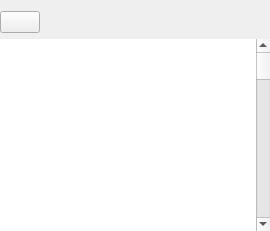
         <widget class="QWidget" name="tab_7">
          <layout class="QVBoxLayout" name="verticalLayout_4">
           <property name="leftMargin">
            <number>0</number>
           </property>
           <property name="rightMargin">
            <number>0</number>
           </property>
           <property name="bottomMargin">
            <number>0</number>
           </property>
           <item>
            <layout class="QHBoxLayout" name="procsToolbar">
             <item>
              <widget class="QPushButton" name="cmdProcsBack">
               <property name="enabled">
                <bool>true</bool>
               </property>
               <property name="text">
                <string />
               </property>
               <property name="icon">
                <iconset theme="go-previous">
                 <normaloff>../../../../../../../../../../../../../../../../../../../../../../../../../../../../../../../../../../../../../../../../../../../../../../../../../../../../../../../../../../../../../../../../../../../../../../../../../../.designer/backup</normaloff>../../../../../../../../../../../../../../../../../../../../../../../../../../../../../../../../../../../../../../../../../../../../../../../../../../../../../../../../../../../../../../../../../../../../../../../../../../.designer/backup</iconset>
               </property>
              </widget>
             </item>
             <item>
              <widget class="QLabel" name="procsLabel">
               <property name="sizePolicy">
                <sizepolicy hsizetype="Expanding" vsizetype="Preferred">
                 <horstretch>0</horstretch>
                 <verstretch>0</verstretch>
                </sizepolicy>
               </property>
               <property name="styleSheet">
                <string notr="true" />
               </property>
               <property name="text">
                <string />
               </property>
               <property name="textInteractionFlags">
                <set>Qt::TextInteractionFlag::LinksAccessibleByMouse|Qt::TextInteractionFlag::TextSelectableByKeyboard|Qt::TextInteractionFlag::TextSelectableByMouse</set>
               </property>
              </widget>
             </item>
             <item>
              <widget class="QPushButton" name="cmdProcDetails">
               <property name="text">
                <string />
               </property>
               <property name="icon">
                <iconset theme="system-search">
                 <normaloff>../../../../../../../../../../../../../../../../../../../../../../../../../../../../../../../../../../../../../../../../../../../../../../../../../../../../../../../../.designer/backup</normaloff>../../../../../../../../../../../../../../../../../../../../../../../../../../../../../../../../../../../../../../../../../../../../../../../../../../../../../../../../.designer/backup</iconset>
               </property>
               <property name="flat">
                <bool>true</bool>
               </property>
              </widget>
             </item>
            </layout>
           </item>
           <item>
            <layout class="QHBoxLayout" name="horizontalLayout_11">
             <property name="spacing">
              <number>0</number>
             </property>
             <item>
              <widget class="GenericTableView" name="procsTable">
               <property name="frameShape">
                <enum>QFrame::Shape::NoFrame</enum>
               </property>
               <property name="frameShadow">
                <enum>QFrame::Shadow::Plain</enum>
               </property>
               <property name="autoScroll">
                <bool>false</bool>
               </property>
               <property name="selectionBehavior">
                <enum>QAbstractItemView::SelectionBehavior::SelectRows</enum>
               </property>
               <property name="horizontalScrollMode">
                <enum>QAbstractItemView::ScrollMode::ScrollPerPixel</enum>
               </property>
               <property name="showGrid">
                <bool>false</bool>
               </property>
               <property name="sortingEnabled">
                <bool>false</bool>
               </property>
               <property name="cornerButtonEnabled">
                <bool>true</bool>
               </property>
               <attribute name="horizontalHeaderStretchLastSection">
                <bool>true</bool>
               </attribute>
               <attribute name="verticalHeaderStretchLastSection">
                <bool>false</bool>
               </attribute>
              </widget>
             </item>
             <item>
              <widget class="QScrollBar" name="procsScrollBar">
               <property name="orientation">
                <enum>Qt::Vertical</enum>
               </property>
              </widget>
             </item>
            </layout>
           </item>
          </layout>
         </widget>
